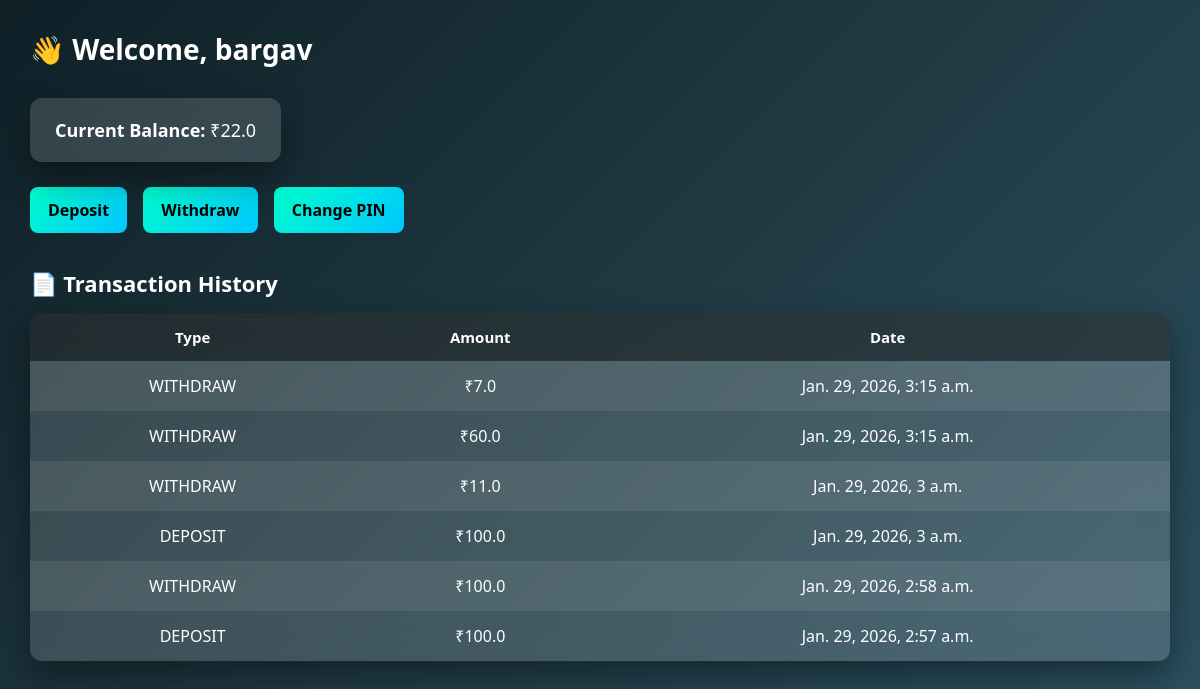
Screenshot of /dashboard/bargav/ with the database file from the repository.
### app/models.py (models this page shows)
class Customer(models.Model):
    username=models.CharField(max_length=40,unique=True)
    password=models.CharField(max_length=20)
    balance=models.FloatField(default=0)
    upi_pin=models.IntegerField(max_length=6)

class Transaction(models.Model):
    customer = models.ForeignKey(Customer, on_delete=models.CASCADE)
    t_type = models.CharField(max_length=10)  # DEPOSIT / WITHDRAW
    amount = models.FloatField()
    date = models.DateTimeField(auto_now_add=True)

### app/views.py (the view)
# urls.py: path('dashboard/<str:username>/', views.dashboard, name='dashboard'),
def dashboard(request, username):
    customer = Customer.objects.get(username=username)
    transactions = Transaction.objects.filter(customer=customer).order_by('-date')
    return render(request, 'dashboard.html', {
        'customer': customer,
        'transactions': transactions
    })

### app/templates/dashboard.html (shortened to what this page needs)
<!DOCTYPE html>
<html lang="en">
<head>
</head>
<body>
<div class="header">
    <h2>👋 Welcome, {{ customer.username }}</h2>
</div>
<div class="balance-card">
    <p><b>Current Balance:</b> ₹{{ customer.balance }}</p>
</div>
<div class="actions">
    <a href="/deposit/{{ customer.username }}/">Deposit</a>
    <a href="/withdraw/{{ customer.username }}/">Withdraw</a>
    <a href="/change-pin/{{ customer.username }}/">Change PIN</a>
</div>
<h3>📄 Transaction History</h3>
<table>
<tr>
    <th>Type</th>
    <th>Amount</th>
    <th>Date</th>
</tr>
{% for t in transactions %}
<tr>
    <td>{{ t.t_type }}</td>
    <td>₹{{ t.amount }}</td>
    <td>{{ t.date }}</td>
</tr>
{% empty %}
<tr>
    <td colspan="3">No transactions yet</td>
</tr>
{% endfor %}
</table>
</body>
</html>

### app/templates/dashboard.html (style rules this page uses)
* { margin: 0; padding: 0; box-sizing: border-box; }
body { font-family: 'Segoe UI', Tahoma, Geneva, Verdana, sans-serif; background: linear-gradient(135deg, #0f2027, #203a43, #2c5364); min-height: 100vh; padding: 30px; color: #fff; }
.header { display: flex; justify-content: space-between; align-items: center; margin-bottom: 30px; }
.header h2 { font-size: 28px; }
.balance-card { background: rgba(255,255,255,0.15); padding: 20px 25px; border-radius: 12px; backdrop-filter: blur(15px); box-shadow: 0 15px 35px rgba(0,0,0,0.4); margin-bottom: 25px; width: fit-content; }
.balance-card p { font-size: 18px; }
.actions { margin-bottom: 35px; }
.actions a { display: inline-block; margin-right: 12px; padding: 12px 18px; border-radius: 8px; text-decoration: none; color: #000; font-weight: bold; background: linear-gradient(135deg, #00ffcc, #00c6ff); transition: transform 0.2s ease, box-shadow 0.2s ease; }
h3 { margin-bottom: 15px; font-size: 22px; }
table { width: 100%; border-collapse: collapse; background: rgba(255,255,255,0.15); backdrop-filter: blur(15px); border-radius: 12px; overflow: hidden; box-shadow: 0 15px 35px rgba(0,0,0,0.4); }
th, td { padding: 14px; text-align: center; }
th { background: rgba(0,0,0,0.4); font-size: 15px; }
tr:nth-child(even) { background: rgba(255,255,255,0.08); }

### rows the page displays
Customer: username "bargav", balance "22.0"
Transaction: t_type "WITHDRAW", amount "7.0", date "Jan. 29, 2026, 3:15 a.m."
Transaction: t_type "WITHDRAW", amount "60.0", date "Jan. 29, 2026, 3:15 a.m."
Transaction: t_type "WITHDRAW", amount "11.0", date "Jan. 29, 2026, 3 a.m."
Transaction: t_type "DEPOSIT", amount "100.0", date "Jan. 29, 2026, 3 a.m."
Transaction: t_type "WITHDRAW", amount "100.0", date "Jan. 29, 2026, 2:58 a.m."
Transaction: t_type "DEPOSIT", amount "100.0", date "Jan. 29, 2026, 2:57 a.m."
